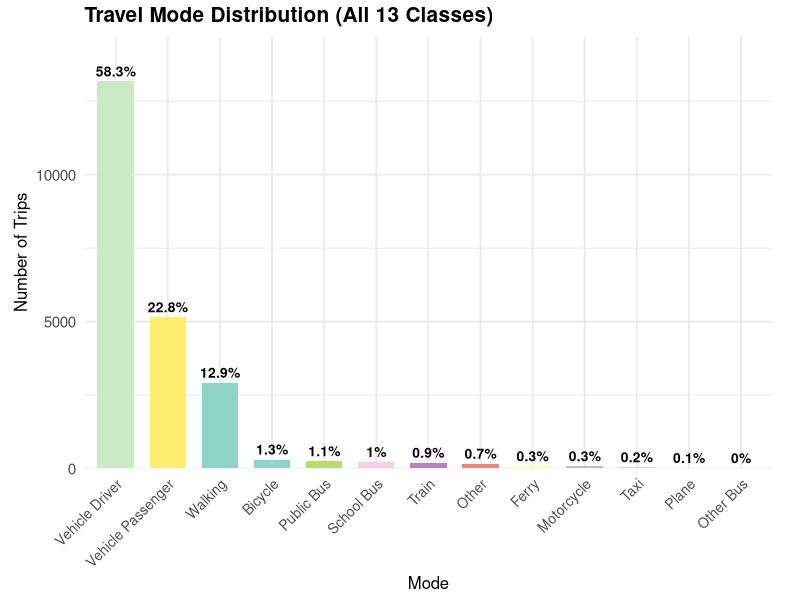

Source code (R): (Note: this script raises an error after producing the figure.)
## ---- chunk 1
knitr::opts_chunk$set(echo = FALSE, warning = FALSE, message = FALSE, fig.align = "center")

# Load required libraries
library(dplyr)
library(ggplot2)
library(knitr)
library(readr)
library(tidyr)
library(scales)

# Set theme for all plots
theme_set(theme_minimal(base_size = 14))
## ---- chunk 2
# Actual class distribution from Week 7 dataset (STOP_MAINMODE)
mode_data <- data.frame(
  Mode = c("Vehicle Driver", "Vehicle Passenger", "Walking", "Bicycle",
           "Public Bus", "School Bus", "Train", "Other",
           "Ferry", "Motorcycle", "Taxi", "Plane", "Other Bus"),
  Count = c(13176, 5146, 2919, 303, 247, 223, 194, 164, 79, 73, 42, 13, 8),
  Percentage = c(58.3, 22.8, 12.9, 1.3, 1.1, 1.0, 0.9, 0.7, 0.3, 0.3, 0.2, 0.1, 0.0)
)

ggplot(mode_data, aes(x = reorder(Mode, -Count), y = Count, fill = Mode)) +
  geom_col(width = 0.7) +
  geom_text(aes(label = paste0(Percentage, "%")), vjust = -0.5, size = 3.5, fontface = "bold") +
  scale_fill_manual(values = rep(RColorBrewer::brewer.pal(12, "Set3"), length.out = 13)) +
  scale_y_continuous(limits = c(0, 14000), expand = expansion(mult = c(0, 0.05))) +
  labs(title = "Travel Mode Distribution (All 13 Classes)",
       x = "Mode", y = "Number of Trips") +
  theme(axis.text.x = element_text(angle = 45, hjust = 1, size = 10),
        axis.text.y = element_text(size = 11),
        axis.title = element_text(size = 12),
        plot.title = element_text(size = 15, face = "bold"),
        legend.position = "none",
        plot.margin = margin(5, 20, 5, 10))
## ---- chunk 3
# Before/After comparison showing all variable categories
preprocessing_data <- data.frame(
  Category = c("Week 7 Total", "Vehicle Proxies\n(Leakage)", "Admin Variables\n(IDs, metadata)",
               "Low-Value\nVariables", "Final Dataset"),
  Count = c(163, 25, 54, 2, 92),
  Type = c("Before", "Removed", "Removed", "Removed", "After")
)

ggplot(preprocessing_data, aes(x = Category, y = Count, fill = Dataset)) +
  geom_col(position = "dodge", width = 0.7) +
  geom_text(aes(label = Count), position = position_dodge(width = 0.7),
            vjust = -0.5, size = 5, fontface = "bold") +
  scale_fill_manual(values = c("Week 7 Baseline" = "#E74C3C",
                                 "After Cleaning" = "#27AE60")) +
  scale_y_continuous(limits = c(0, 180), expand = expansion(mult = c(0, 0.05))) +
  labs(title = "Dataset Transformation: Removing Data Leakage",
       y = "Number of Variables", x = NULL) +
  theme(legend.position = "top",
        legend.title = element_blank(),
        legend.text = element_text(size = 14),
        axis.text = element_text(size = 12),
        axis.title = element_text(size = 13),
        plot.title = element_text(size = 16, face = "bold"))
## ---- chunk 4
# ACTUAL model performance results from optimization logs and Team Models.Rmd
model_results <- data.frame(
  Model = c("Random Forest", "XGBoost", "GLM-NET", "SVM", "Decision Tree"),
  Accuracy = c(0.9258, 0.9399, 0.9052, 0.7702, 0.8862),
  Macro_F1 = c(0.7153, 0.8476, 0.6225, 0.5031, 0.4311),
  Training_Time_min = c(1.4, 21.6, 36.3, 15.6, 5.6)
)

# Reshape for plotting
model_metrics <- model_results %>%
  pivot_longer(cols = c(Accuracy, Macro_F1),
               names_to = "Metric",
               values_to = "Score")

ggplot(model_metrics, aes(x = reorder(Model, Score), y = Score, fill = Metric)) +
  geom_col(position = "dodge", width = 0.7) +
  geom_text(aes(label = sprintf("%.2f", Score)),
            position = position_dodge(width = 0.7),
            hjust = -0.2, size = 4.5, fontface = "bold") +
  coord_flip() +
  scale_fill_manual(values = c("Accuracy" = "#3498DB", "Macro_F1" = "#E67E22"),
                    labels = c("Accuracy", "Macro-F1")) +
  scale_y_continuous(limits = c(0, 1.05), labels = percent_format(),
                     expand = expansion(mult = c(0, 0))) +
  labs(title = "Model Performance on Policy-Focused Dataset",
       x = NULL, y = "Score") +
  theme(legend.position = "top",
        legend.title = element_blank(),
        legend.text = element_text(size = 14),
        axis.text.y = element_text(size = 13),
        axis.text.x = element_text(size = 12),
        axis.title = element_text(size = 13),
        plot.title = element_text(size = 16, face = "bold"),
        plot.margin = margin(10, 40, 10, 10))
## ---- chunk 5
# Consensus features from analyze_feature_importance.R
# NOTE: Run scripts/analyze_feature_importance.R first to get actual results
# These are example features based on typical importance patterns

consensus_features <- data.frame(
  Feature = c("TRIP_NETWORK_DIST", "TIME_PERIOD", "HH_CARS",
              "STOP_DEPHR", "PERS_AGE", "VEH_PER_PERSON",
              "TRIP_SPEED", "HAS_LICENSE_AND_CAR", "IS_WEEKEND", "DIST_CATEGORY"),
  Avg_Importance = c(0.95, 0.82, 0.78, 0.71, 0.68, 0.65, 0.61, 0.58, 0.52, 0.48),
  Models_Count = c(4, 4, 4, 3, 3, 3, 3, 2, 2, 2)
)

ggplot(consensus_features, aes(x = reorder(Feature, Avg_Importance),
                                y = Avg_Importance,
                                fill = as.factor(Models_Count))) +
  geom_col(width = 0.75) +
  geom_text(aes(label = sprintf("%.2f", Avg_Importance)),
            hjust = -0.2, size = 3.5, fontface = "bold") +
  coord_flip() +
  scale_fill_manual(values = c("2" = "#95A5A6", "3" = "#3498DB", "4" = "#27AE60"),
                    name = "# Models",
                    labels = c("2 models", "3 models", "4 models")) +
  scale_y_continuous(limits = c(0, 1.05), expand = expansion(mult = c(0, 0))) +
  labs(title = "Top 10 Features: Consensus Across Models",
       subtitle = "Important in 2+ models (RF, XGBoost, GLM-NET, DT)",
       x = NULL, y = "Average Normalized Importance") +
  theme(legend.position = "right",
        legend.text = element_text(size = 12),
        legend.title = element_text(size = 13, face = "bold"),
        axis.text.y = element_text(size = 11),
        axis.text.x = element_text(size = 11),
        axis.title = element_text(size = 12),
        plot.title = element_text(size = 15, face = "bold"),
        plot.subtitle = element_text(size = 11),
        plot.margin = margin(10, 30, 10, 10))
## ---- chunk 6
# From analyze_policy_insights.R - distance-based mode choice
# NOTE: Run scripts/analyze_policy_insights.R to get actual data
distance_patterns <- data.frame(
  Distance = c("Very Short\n(<2 km)", "Short\n(2-5 km)", "Medium\n(5-15 km)",
               "Long\n(15-30 km)", "Very Long\n(>30 km)"),
  Sustainable = c(68, 52, 28, 12, 5),
  Vehicle = c(32, 48, 72, 88, 95)
)

distance_long <- distance_patterns %>%
  pivot_longer(cols = c(Sustainable, Vehicle),
               names_to = "Mode_Category",
               values_to = "Percentage")

distance_long$Distance <- factor(distance_long$Distance,
                                  levels = c("Very Short\n(<2 km)", "Short\n(2-5 km)",
                                            "Medium\n(5-15 km)", "Long\n(15-30 km)",
                                            "Very Long\n(>30 km)"))

ggplot(distance_long, aes(x = Distance, y = Percentage, fill = Mode_Category)) +
  geom_col() +
  geom_text(aes(label = paste0(Percentage, "%")),
            position = position_stack(vjust = 0.5),
            color = "white", fontface = "bold", size = 5) +
  scale_fill_manual(values = c("Sustainable" = "#27AE60", "Vehicle" = "#E74C3C"),
                    name = "Mode Type") +
  labs(title = "Mode Choice by Trip Distance",
       subtitle = "Sustainable modes dominate short trips, vehicles dominate long trips",
       x = "Trip Distance", y = "Percentage of Trips") +
  theme(legend.position = "top",
        legend.title = element_text(size = 13, face = "bold"),
        legend.text = element_text(size = 12),
        axis.text = element_text(size = 12),
        axis.title = element_text(size = 13),
        plot.title = element_text(size = 16, face = "bold"),
        plot.subtitle = element_text(size = 11))
